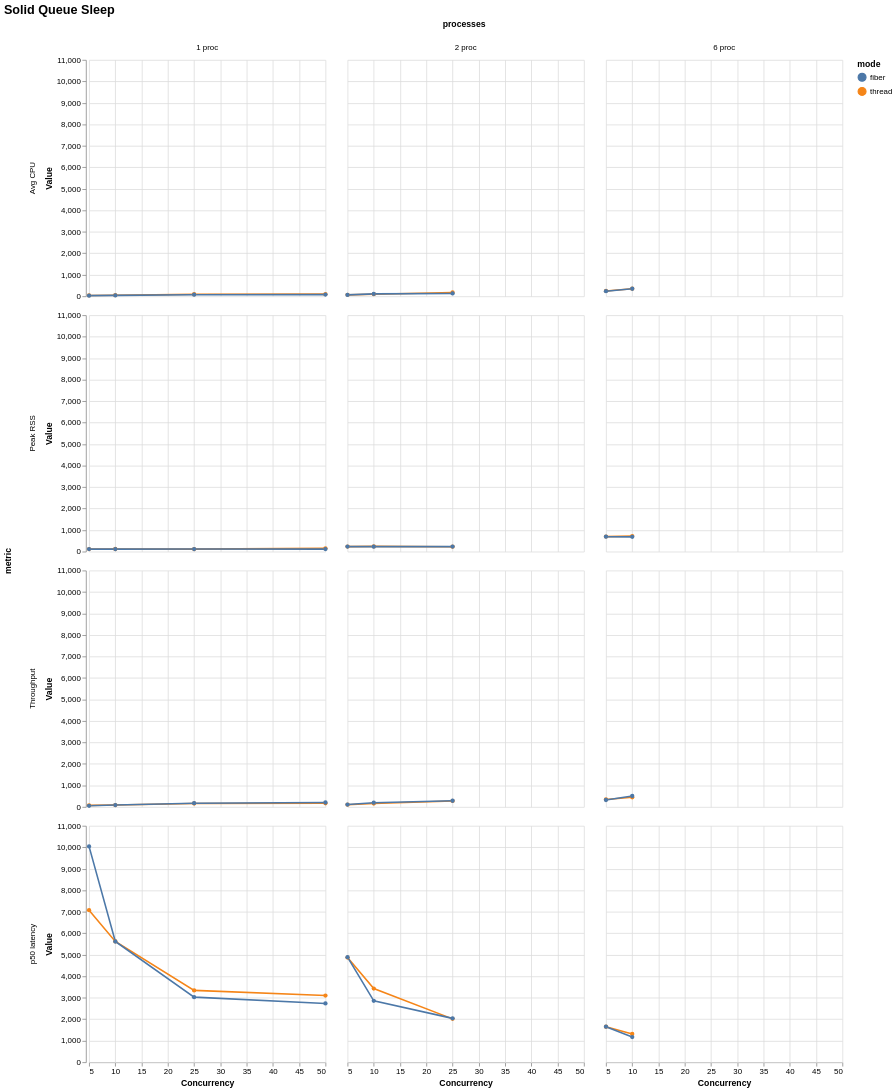

Here is the Vega-Lite specification saved for this chart:
### Vega-Lite specification from a JSON file in a GitHub repository (floating-point values rounded to 4 significant figures)
{"$schema": "https://vega.github.io/schema/vega-lite/v6.json", "title": "Solid Queue Sleep", "data": {"values": [{"mode": "thread", "concurrency": 5, "processes": "1 proc", "metric": "Throughput", "value": 72.37, "unit": "jobs/s"}, {"mode": "thread", "concurrency": 5, "processes": "1 proc", "metric": "Peak RSS", "value": 116.6, "unit": "MB"}, {"mode": "thread", "concurrency": 5, "processes": "1 proc", "metric": "Avg CPU", "value": 38.7, "unit": "%"}, {"mode": "thread", "concurrency": 5, "processes": "1 proc", "metric": "p50 latency", "value": 7076.0, "unit": "ms"}, {"mode": "thread", "concurrency": 10, "processes": "1 proc", "metric": "Throughput", "value": 86.29, "unit": "jobs/s"}, {"mode": "thread", "concurrency": 10, "processes": "1 proc", "metric": "Peak RSS", "value": 121.1, "unit": "MB"}, {"mode": "thread", "concurrency": 10, "processes": "1 proc", "metric": "Avg CPU", "value": 50.7, "unit": "%"}, {"mode": "thread", "concurrency": 10, "processes": "1 proc", "metric": "p50 latency", "value": 5619.0, "unit": "ms"}, {"mode": "thread", "concurrency": 25, "processes": "1 proc", "metric": "Throughput", "value": 158.3, "unit": "jobs/s"}, {"mode": "thread", "concurrency": 25, "processes": "1 proc", "metric": "Peak RSS", "value": 116.6, "unit": "MB"}, {"mode": "thread", "concurrency": 25, "processes": "1 proc", "metric": "Avg CPU", "value": 94.4, "unit": "%"}, {"mode": "thread", "concurrency": 25, "processes": "1 proc", "metric": "p50 latency", "value": 3343.0, "unit": "ms"}, {"mode": "thread", "concurrency": 50, "processes": "1 proc", "metric": "Throughput", "value": 171.9, "unit": "jobs/s"}, {"mode": "thread", "concurrency": 50, "processes": "1 proc", "metric": "Peak RSS", "value": 153.0, "unit": "MB"}, {"mode": "thread", "concurrency": 50, "processes": "1 proc", "metric": "Avg CPU", "value": 99.4, "unit": "%"}, {"mode": "thread", "concurrency": 50, "processes": "1 proc", "metric": "p50 latency", "value": 3101.0, "unit": "ms"}, {"mode": "thread", "concurrency": 5, "processes": "2 proc", "metric": "Throughput", "value": 103.2, "unit": "jobs/s"}, {"mode": "thread", "concurrency": 5, "processes": "2 proc", "metric": "Peak RSS", "value": 232.1, "unit": "MB"}, {"mode": "thread", "concurrency": 5, "processes": "2 proc", "metric": "Avg CPU", "value": 65.8, "unit": "%"}, {"mode": "thread", "concurrency": 5, "processes": "2 proc", "metric": "p50 latency", "value": 4870.0, "unit": "ms"}, {"mode": "thread", "concurrency": 10, "processes": "2 proc", "metric": "Throughput", "value": 155.4, "unit": "jobs/s"}, {"mode": "thread", "concurrency": 10, "processes": "2 proc", "metric": "Peak RSS", "value": 242.0, "unit": "MB"}, {"mode": "thread", "concurrency": 10, "processes": "2 proc", "metric": "Avg CPU", "value": 97.7, "unit": "%"}, {"mode": "thread", "concurrency": 10, "processes": "2 proc", "metric": "p50 latency", "value": 3426.0, "unit": "ms"}, {"mode": "thread", "concurrency": 25, "processes": "2 proc", "metric": "Throughput", "value": 277.5, "unit": "jobs/s"}, {"mode": "thread", "concurrency": 25, "processes": "2 proc", "metric": "Peak RSS", "value": 229.7, "unit": "MB"}, {"mode": "thread", "concurrency": 25, "processes": "2 proc", "metric": "Avg CPU", "value": 179.5, "unit": "%"}, {"mode": "thread", "concurrency": 25, "processes": "2 proc", "metric": "p50 latency", "value": 2018.0, "unit": "ms"}, {"mode": "thread", "concurrency": 5, "processes": "6 proc", "metric": "Throughput", "value": 344.4, "unit": "jobs/s"}, {"mode": "thread", "concurrency": 5, "processes": "6 proc", "metric": "Peak RSS", "value": 697.5, "unit": "MB"}, {"mode": "thread", "concurrency": 5, "processes": "6 proc", "metric": "Avg CPU", "value": 248.5, "unit": "%"}, {"mode": "thread", "concurrency": 5, "processes": "6 proc", "metric": "p50 latency", "value": 1651.0, "unit": "ms"}, {"mode": "thread", "concurrency": 10, "processes": "6 proc", "metric": "Throughput", "value": 447.8, "unit": "jobs/s"}, {"mode": "thread", "concurrency": 10, "processes": "6 proc", "metric": "Peak RSS", "value": 720.1, "unit": "MB"}, {"mode": "thread", "concurrency": 10, "processes": "6 proc", "metric": "Avg CPU", "value": 353.9, "unit": "%"}, {"mode": "thread", "concurrency": 10, "processes": "6 proc", "metric": "p50 latency", "value": 1312.0, "unit": "ms"}, {"mode": "fiber", "concurrency": 5, "processes": "1 proc", "metric": "Throughput", "value": 50.44, "unit": "jobs/s"}, {"mode": "fiber", "concurrency": 5, "processes": "1 proc", "metric": "Peak RSS", "value": 115.4, "unit": "MB"}, {"mode": "fiber", "concurrency": 5, "processes": "1 proc", "metric": "Avg CPU", "value": 29.8, "unit": "%"}, {"mode": "fiber", "concurrency": 5, "processes": "1 proc", "metric": "p50 latency", "value": 10040.0, "unit": "ms"}, {"mode": "fiber", "concurrency": 10, "processes": "1 proc", "metric": "Throughput", "value": 85.25, "unit": "jobs/s"}, {"mode": "fiber", "concurrency": 10, "processes": "1 proc", "metric": "Peak RSS", "value": 116.2, "unit": "MB"}, {"mode": "fiber", "concurrency": 10, "processes": "1 proc", "metric": "Avg CPU", "value": 42.3, "unit": "%"}, {"mode": "fiber", "concurrency": 10, "processes": "1 proc", "metric": "p50 latency", "value": 5617.0, "unit": "ms"}, {"mode": "fiber", "concurrency": 25, "processes": "1 proc", "metric": "Throughput", "value": 172.1, "unit": "jobs/s"}, {"mode": "fiber", "concurrency": 25, "processes": "1 proc", "metric": "Peak RSS", "value": 117.0, "unit": "MB"}, {"mode": "fiber", "concurrency": 25, "processes": "1 proc", "metric": "Avg CPU", "value": 74.8, "unit": "%"}, {"mode": "fiber", "concurrency": 25, "processes": "1 proc", "metric": "p50 latency", "value": 3029.0, "unit": "ms"}, {"mode": "fiber", "concurrency": 50, "processes": "1 proc", "metric": "Throughput", "value": 203.8, "unit": "jobs/s"}, {"mode": "fiber", "concurrency": 50, "processes": "1 proc", "metric": "Peak RSS", "value": 115.9, "unit": "MB"}, {"mode": "fiber", "concurrency": 50, "processes": "1 proc", "metric": "Avg CPU", "value": 78.9, "unit": "%"}, {"mode": "fiber", "concurrency": 50, "processes": "1 proc", "metric": "p50 latency", "value": 2735.0, "unit": "ms"}, {"mode": "fiber", "concurrency": 5, "processes": "2 proc", "metric": "Throughput", "value": 108.7, "unit": "jobs/s"}, {"mode": "fiber", "concurrency": 5, "processes": "2 proc", "metric": "Peak RSS", "value": 233.1, "unit": "MB"}, {"mode": "fiber", "concurrency": 5, "processes": "2 proc", "metric": "Avg CPU", "value": 65.4, "unit": "%"}, {"mode": "fiber", "concurrency": 5, "processes": "2 proc", "metric": "p50 latency", "value": 4887.0, "unit": "ms"}, {"mode": "fiber", "concurrency": 10, "processes": "2 proc", "metric": "Throughput", "value": 197.7, "unit": "jobs/s"}, {"mode": "fiber", "concurrency": 10, "processes": "2 proc", "metric": "Peak RSS", "value": 231.4, "unit": "MB"}, {"mode": "fiber", "concurrency": 10, "processes": "2 proc", "metric": "Avg CPU", "value": 111.1, "unit": "%"}, {"mode": "fiber", "concurrency": 10, "processes": "2 proc", "metric": "p50 latency", "value": 2858.0, "unit": "ms"}, {"mode": "fiber", "concurrency": 25, "processes": "2 proc", "metric": "Throughput", "value": 286.1, "unit": "jobs/s"}, {"mode": "fiber", "concurrency": 25, "processes": "2 proc", "metric": "Peak RSS", "value": 232.7, "unit": "MB"}, {"mode": "fiber", "concurrency": 25, "processes": "2 proc", "metric": "Avg CPU", "value": 131.9, "unit": "%"}, {"mode": "fiber", "concurrency": 25, "processes": "2 proc", "metric": "p50 latency", "value": 2040.0, "unit": "ms"}, {"mode": "fiber", "concurrency": 5, "processes": "6 proc", "metric": "Throughput", "value": 321.6, "unit": "jobs/s"}, {"mode": "fiber", "concurrency": 5, "processes": "6 proc", "metric": "Peak RSS", "value": 693.6, "unit": "MB"}, {"mode": "fiber", "concurrency": 5, "processes": "6 proc", "metric": "Avg CPU", "value": 236.7, "unit": "%"}, {"mode": "fiber", "concurrency": 5, "processes": "6 proc", "metric": "p50 latency", "value": 1655.0, "unit": "ms"}, {"mode": "fiber", "concurrency": 10, "processes": "6 proc", "metric": "Throughput", "value": 507.2, "unit": "jobs/s"}, {"mode": "fiber", "concurrency": 10, "processes": "6 proc", "metric": "Peak RSS", "value": 686.1, "unit": "MB"}, {"mode": "fiber", "concurrency": 10, "processes": "6 proc", "metric": "Avg CPU", "value": 350.1, "unit": "%"}, {"mode": "fiber", "concurrency": 10, "processes": "6 proc", "metric": "p50 latency", "value": 1169.0, "unit": "ms"}]}, "mark": {"type": "line", "point": true, "tooltip": true}, "encoding": {"x": {"field": "concurrency", "type": "quantitative", "title": "Concurrency"}, "y": {"field": "value", "type": "quantitative", "title": "Value"}, "color": {"field": "mode", "type": "nominal"}, "tooltip": [{"field": "mode", "type": "nominal"}, {"field": "concurrency", "type": "nominal"}, {"field": "processes", "type": "nominal"}, {"field": "metric", "type": "nominal"}, {"field": "percentile", "type": "nominal"}, {"field": "value", "type": "quantitative"}], "row": {"field": "metric", "type": "nominal"}, "column": {"field": "processes", "type": "nominal"}}, "config": {"background": "white", "axis": {"labelFont": "Arial", "titleFont": "Arial", "grid": true}, "legend": {"labelFont": "Arial", "titleFont": "Arial"}, "title": {"font": "Arial", "fontSize": 16, "anchor": "start"}, "view": {"stroke": null}}}
